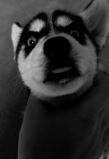
#> input picture OpenCV/Code/6_Hist/picture_2.jpg, 109 x 159 px
$ python equalize_hist.py
#> lines starting #> are read from the running program, lines starting #| are printed output that depends on the picture
"""
    直方图均衡化
"""
import cv2
import numpy as np
import matplotlib.pyplot as plt

img = cv2.imread('picture_2.jpg', 0)
#> img is the input picture: shape (159, 109); min 0, max 206, mean 46.7
equal = cv2.equalizeHist(img)
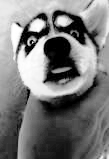
#> equal: shape (159, 109); min 0, max 255, mean 121.4

img_hist = cv2.calcHist([img], [0], None, [256], [0, 256])
#> img_hist = 256 values, max 1007 at index 0, min 0 at index 207, mean 67.7
equal_hist = cv2.calcHist([equal], [0], None, [256], [0, 256])
#> equal_hist = 256 values, max 1007 at index 0, min 0 at index 1, mean 67.7

# 绘制对比图像
plt.subplot(221), plt.imshow(img, 'gray')
plt.subplot(222), plt.imshow(equal, 'gray')
# 绘制直方图
plt.subplot(223), plt.plot(img_hist), plt.plot(equal_hist)

plt.show()
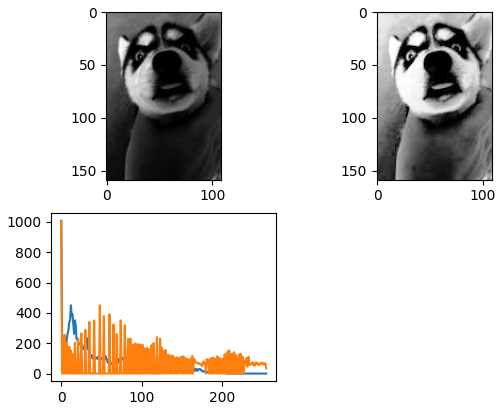
#> figure drawn by matplotlib, 3 panels; panel 3: curve peaks at x = 0, y = 1007; panel 3: curve peaks at x = 0, y = 1007

$ run again, with OpenCV/Code/6_Hist/picture_1.jpg copied over OpenCV/Code/6_Hist/picture_2.jpg
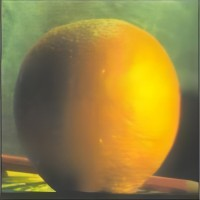
#> input picture OpenCV/Code/6_Hist/picture_1.jpg, 200 x 200 px
#> `equal = cv2.equalizeHist(img)`:
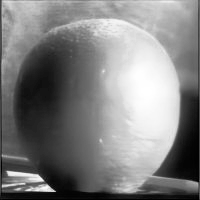
#> equal: shape (200, 200); min 0, max 255, mean 128.4
#> img_hist = 256 values, max 480 at index 181, min 0 at index 0, mean 156.2
#> equal_hist = 256 values, max 480 at index 222, min 0 at index 6, mean 156.2
#> `plt.show()`:
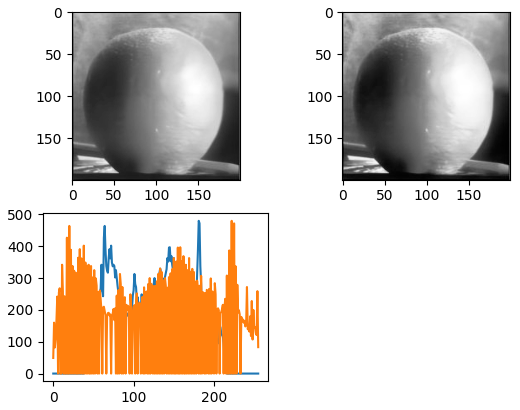
#> figure drawn by matplotlib, 3 panels; panel 3: curve peaks at x = 181, y = 480; panel 3: curve peaks at x = 222, y = 480

$ run again, with OpenCV/Code/6_Hist/apple.jpg copied over OpenCV/Code/6_Hist/picture_2.jpg
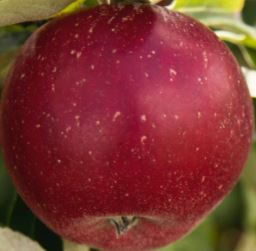
#> input picture OpenCV/Code/6_Hist/apple.jpg, 256 x 251 px
#> `equal = cv2.equalizeHist(img)`:
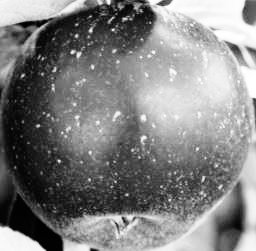
#> equal: shape (251, 256); min 0, max 255, mean 128.7
#> img_hist = 256 values, max 957 at index 47, min 0 at index 0, mean 251
#> equal_hist = 256 values, max 957 at index 65, min 0 at index 9, mean 251
#> `plt.show()`:
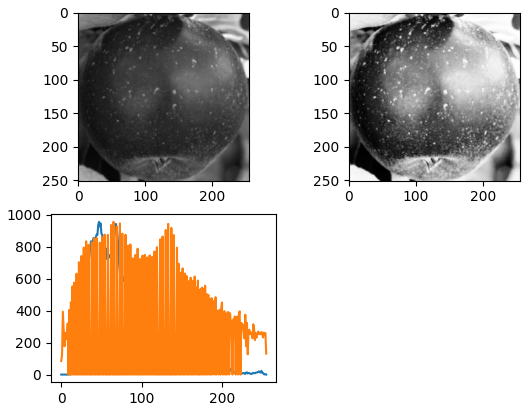
#> figure drawn by matplotlib, 3 panels; panel 3: curve peaks at x = 47, y = 957; panel 3: curve peaks at x = 65, y = 957

$ run again, with OpenCV/Code/6_Hist/apple_tree.jpg copied over OpenCV/Code/6_Hist/picture_2.jpg
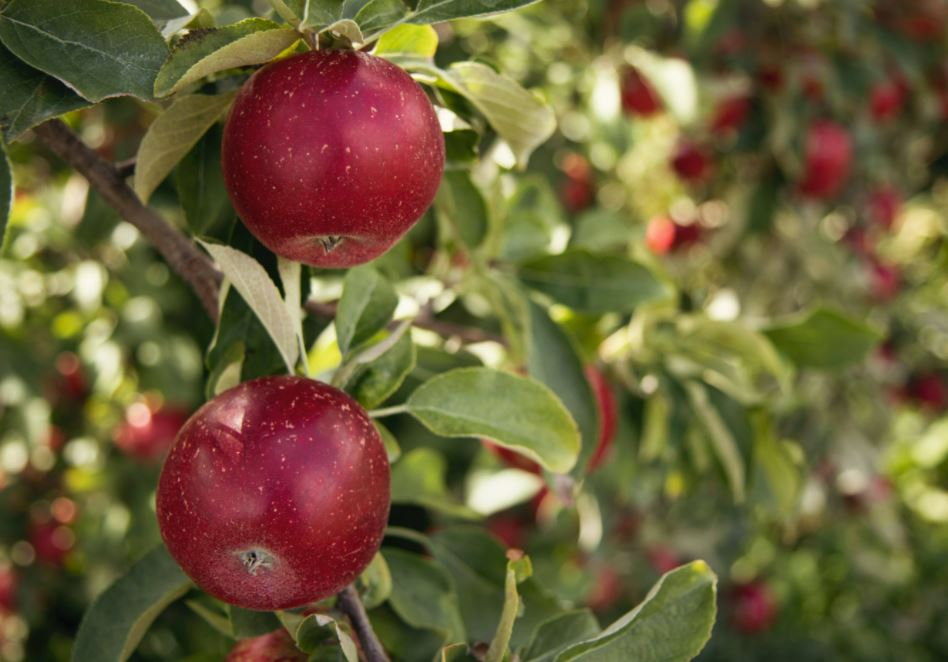
#> input picture OpenCV/Code/6_Hist/apple_tree.jpg, 948 x 662 px
#> `equal = cv2.equalizeHist(img)`:
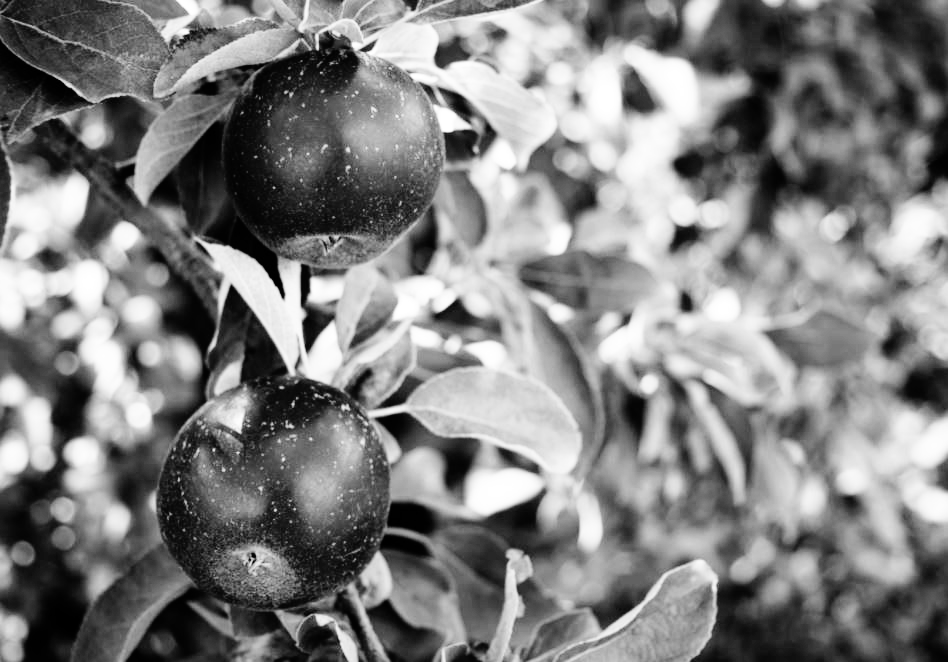
#> equal: shape (662, 948); min 0, max 255, mean 128.4
#> img_hist = 256 values, max 7209 at index 71, min 0 at index 0, mean 2451.5
#> equal_hist = 256 values, max 7209 at index 90, min 0 at index 14, mean 2451.5
#> `plt.show()`:
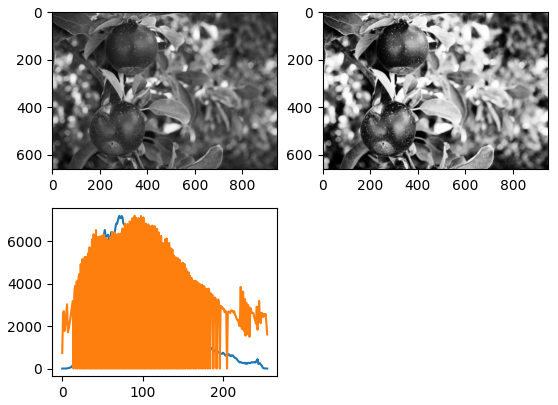
#> figure drawn by matplotlib, 3 panels; panel 3: curve peaks at x = 71, y = 7209; panel 3: curve peaks at x = 90, y = 7209
